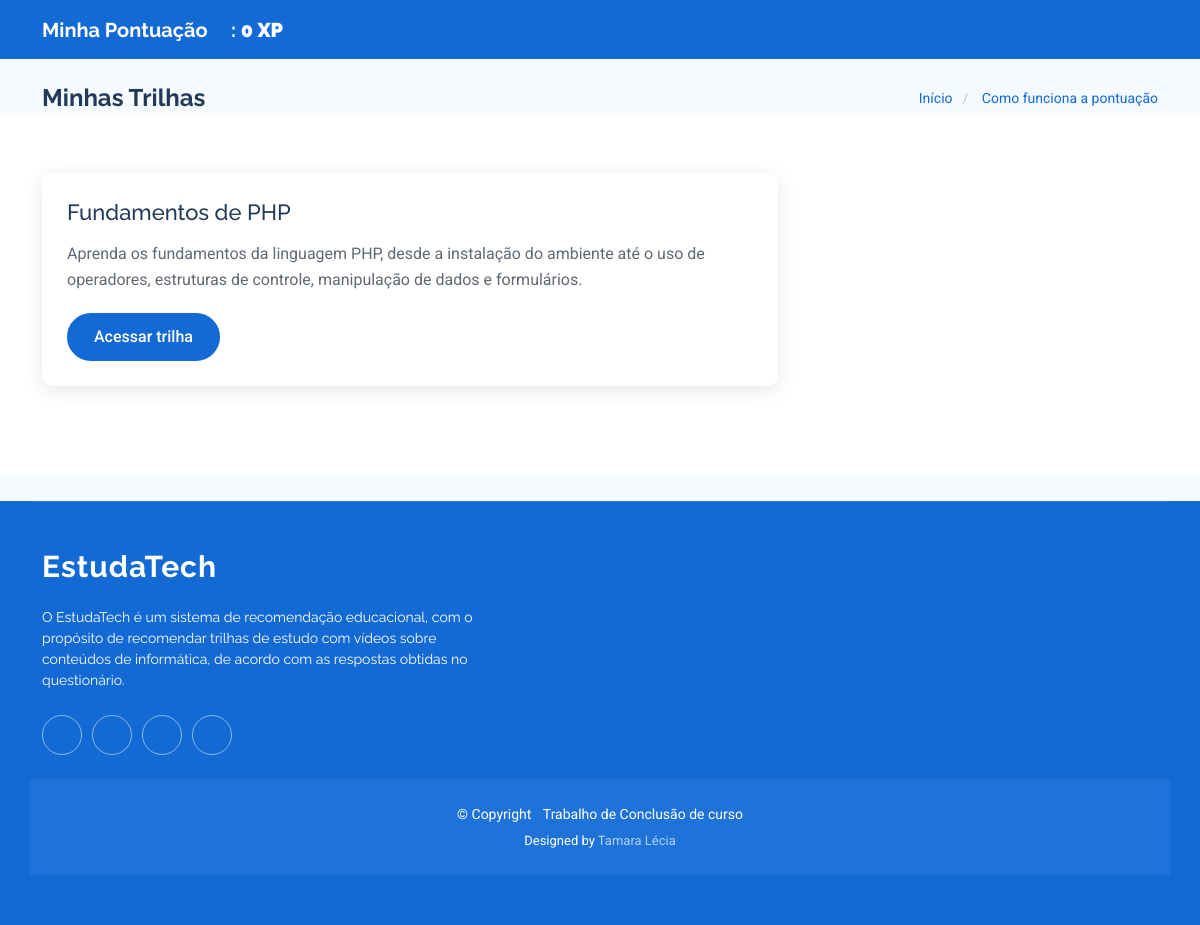
/usuarioComun/minhasTrilhas/ (signed in), run on the app's committed database.
### recomendarTrilhas/models.py (models this page shows, shortened)
class Trilha(models.Model):
    nome = models.CharField(max_length=200)
    descricao = models.TextField(blank=True)

### usuarioComun/views.py (the view)
# urls.py: path("minhasTrilhas/", views.minhas_trilhas, name="minhasTrilhas"),
def minhas_trilhas(request):
    usuario = request.user.usuariocomun
    trilhas = usuario.trilhaUser.all()
    trilhas_em_andamento = []
    for trilha in trilhas:
        capitulos = Capitulo.objects.filter(topico__trilha=trilha)
        total = capitulos.count()
        concluidos = ProgressoCapitulo.objects.filter(usuario=usuario, capitulo__in=capitulos, concluido=True).count()
        if concluidos < total:
            trilhas_em_andamento.append(trilha)
    resultado = ProgressoCapitulo.objects.filter(usuario=usuario).aggregate(Sum("pontuacao"))
    pontos_gerais = resultado["pontuacao__sum"] or 0
    return render(request, "usuarioComun/minhas_trilhas.html", {
        "trilhas": trilhas_em_andamento,
        "pontos_gerais": pontos_gerais
    })

### usuarioComun/templates/usuarioComun/minhas_trilhas.html (shortened to what this page needs)
{% load static %}
<!DOCTYPE html>
<html lang="pt-br">
<head>
  <link href="{% static 'vendor/bootstrap/css/bootstrap.min.css' %}" rel="stylesheet">
  <link href="{% static 'vendor/bootstrap-icons/bootstrap-icons.css' %}" rel="stylesheet">
  <link href="{% static 'vendor/aos/aos.css' %}" rel="stylesheet">
  <link href="{% static 'vendor/swiper/swiper-bundle.min.css' %}" rel="stylesheet">
  <link href="{% static 'css/main.css' %}" rel="stylesheet">
</head>
<body class="events-page">
  <header id="header" class="header d-flex align-items-center sticky-top">
    <div class="container-fluid container-xl position-relative d-flex align-items-center">
      <a href="#" class="logo d-flex align-items-center me-auto">
        <h1 class="sitename mb-0 text-white fs-5">Minha Pontuação <i class="bi bi-trophy-fill text-warning fs-4"></i>:
          <strong>{{ pontos_gerais|default:"0" }} XP</strong> </h1>
      </a>
    </div>
  </header>
  <main class="main">
    <div class="page-title light-background">
      <div class="container d-lg-flex justify-content-between align-items-center">
        <h1 class="mb-2 mb-lg-0">Minhas Trilhas</h1>
        <nav class="breadcrumbs">
          <ol>
            <li><a href="{% url 'indexUsuarioComun' %}">Início</a></li>
            <li class="current"><a href="#" data-bs-toggle="modal" data-bs-target="#pontuacaoModal">
                Como funciona a pontuação
              </a></li>
          </ol>
        </nav>
      </div>
      <section id="trilhas" class="courses-events section">
        <div class="container" data-aos="fade-up" data-aos-delay="100">
          <div class="row">
            <div class="col-lg-8">
              {% for trilha in trilhas %}
              <article class="event-card" data-aos="fade-up" data-aos-delay="200">
                <div class="row g-0">
                  <div class="col-md-12">
                    <div class="event-content">
                      <h3 class="event-title">
                        {{ trilha.nome }}
                      </h3>
                      <p class="event-description">
                        {{ trilha.descricao }}
                      </p>
                      <div class="event-actions d-flex gap-2">
                        <a href="{% url 'verTrilhaCaminho' trilha.id %}" class="btn btn-primary">Acessar trilha</a>
                      </div>
                    </div>
                  </div>
                </div>
              </article>
              {% empty %}
              <article class="event-card">
                <div class="event-content">
                  <p class="event-description">Você ainda não possui trilhas em andamento.</p>
                </div>
              </article>
              {% endfor %}
            </div>
          </div>
        </div>
      </section>
  </main>
  <footer id="footer" class="footer accent-background">
    <div class="container footer-top">
      <div class="row gy-4">
        <div class="col-lg-5 col-md-12 footer-about">
          <a href="#" class="logo d-flex align-items-center">
            <span class="sitename">EstudaTech</span>
          </a>
          <p>O EstudaTech é um sistema de recomendação educacional, com o propósito de recomendar trilhas de estudo com vídeos sobre conteúdos de informática, de acordo com as respostas obtidas no questionário.</p>
          <div class="social-links d-flex mt-4">
            <a href="#"><i class="bi bi-twitter-x"></i></a>
            <a href="#"><i class="bi bi-facebook"></i></a>
            <a href="#"><i class="bi bi-instagram"></i></a>
            <a href="#"><i class="bi bi-linkedin"></i></a>
          </div>
        </div>
        <div class="col-lg-2 col-6 footer-links">
        </div>
        <div class="col-lg-2 col-6 footer-links">
        </div>
        <div class="col-lg-3 col-md-12 footer-contact text-center text-md-start">
        </div>
      </div>
    </div>
    <div class="container copyright text-center mt-4">
      <p>© <span>Copyright</span> <strong class="px-1 sitename"></strong> <span>Trabalho de Conclusão de curso</span></p>
      <div class="credits">
          Designed by <a href="#">Tamara Lécia</a>
      </div>
    </div>
  </footer>
</body>
</html>

### data on the page
Trilha: nome "Fundamentos de PHP", descricao "Aprenda os fundamentos da linguagem PHP, desde a instalação do ambiente até o uso de operadores, estruturas de controle, manipulação de dados e formulários."

### other printed values
{{ pontos_gerais|default:"0" }} "0"
